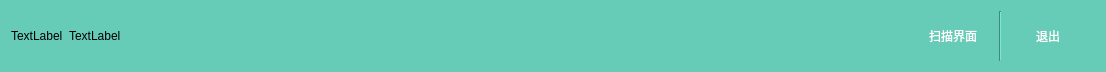
<?xml version="1.0" encoding="UTF-8"?>
<ui version="4.0">
 <class>HeadDialog</class>
 <widget class="QDialog" name="HeadDialog">
  <property name="geometry">
   <rect>
    <x>0</x>
    <y>0</y>
    <width>1106</width>
    <height>72</height>
   </rect>
  </property>
  <property name="sizePolicy">
   <sizepolicy hsizetype="Expanding" vsizetype="Fixed">
    <horstretch>0</horstretch>
    <verstretch>0</verstretch>
   </sizepolicy>
  </property>
  <property name="windowTitle">
   <string>Dialog</string>
  </property>
  <property name="styleSheet">
   <string notr="true">background-color: rgb(102, 204, 183);
font: 12pt &quot;微软雅黑&quot;;</string>
  </property>
  <layout class="QHBoxLayout" name="horizontalLayout_3">
   <item>
    <layout class="QHBoxLayout" name="horizontalLayout">
     <item>
      <widget class="QLabel" name="label_logo">
       <property name="text">
        <string>TextLabel</string>
       </property>
      </widget>
     </item>
     <item>
      <widget class="QLabel" name="label_wenzi">
       <property name="sizePolicy">
        <sizepolicy hsizetype="Expanding" vsizetype="Preferred">
         <horstretch>0</horstretch>
         <verstretch>0</verstretch>
        </sizepolicy>
       </property>
       <property name="text">
        <string>TextLabel</string>
       </property>
      </widget>
     </item>
    </layout>
   </item>
   <item>
    <spacer name="horizontalSpacer">
     <property name="orientation">
      <enum>Qt::Horizontal</enum>
     </property>
     <property name="sizeHint" stdset="0">
      <size>
       <width>40</width>
       <height>20</height>
      </size>
     </property>
    </spacer>
   </item>
   <item>
    <layout class="QHBoxLayout" name="horizontalLayout_2">
     <property name="rightMargin">
      <number>7</number>
     </property>
     <item>
      <widget class="QPushButton" name="pushButton_2">
       <property name="maximumSize">
        <size>
         <width>100</width>
         <height>48</height>
        </size>
       </property>
       <property name="styleSheet">
        <string notr="true">color: rgb(255, 255, 255);</string>
       </property>
       <property name="text">
        <string>扫描界面</string>
       </property>
       <property name="flat">
        <bool>true</bool>
       </property>
      </widget>
     </item>
     <item>
      <widget class="Line" name="line_2">
       <property name="orientation">
        <enum>Qt::Vertical</enum>
       </property>
      </widget>
     </item>
     <item>
      <widget class="QPushButton" name="pushButton">
       <property name="minimumSize">
        <size>
         <width>0</width>
         <height>48</height>
        </size>
       </property>
       <property name="maximumSize">
        <size>
         <width>100</width>
         <height>100</height>
        </size>
       </property>
       <property name="styleSheet">
        <string notr="true">color: rgb(255, 255, 255);
font: 12pt &quot;微软雅黑&quot;;</string>
       </property>
       <property name="text">
        <string>退出</string>
       </property>
       <property name="flat">
        <bool>true</bool>
       </property>
      </widget>
     </item>
    </layout>
   </item>
  </layout>
 </widget>
 <resources/>
 <connections/>
</ui>
